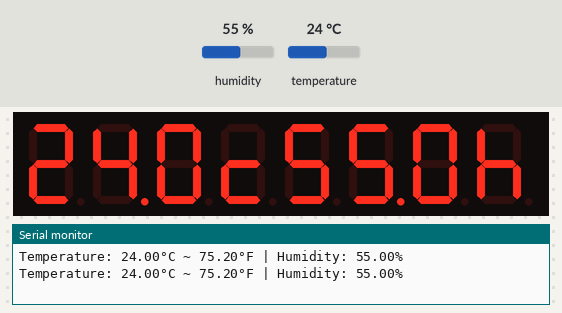
The sketch below on a simulated ESP32. Parts: 8-digit seven-segment display, the last lines printed to the serial monitor. The test bench sets the inputs (shaded band); at power-on: humidity 55 %, temperature 24 °C.

Above: at 2.8 s.
2.9 s: humidity set to 22 %
At 4.5 s:
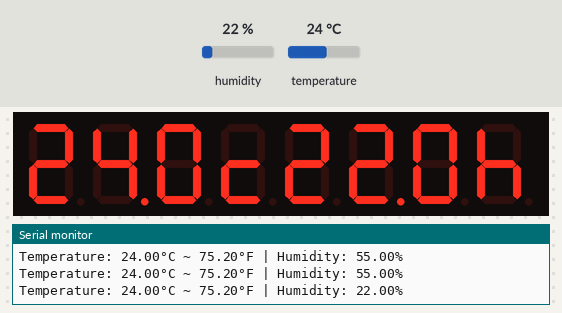
5.6 s: temperature set to 12 °C
At 6.4 s:
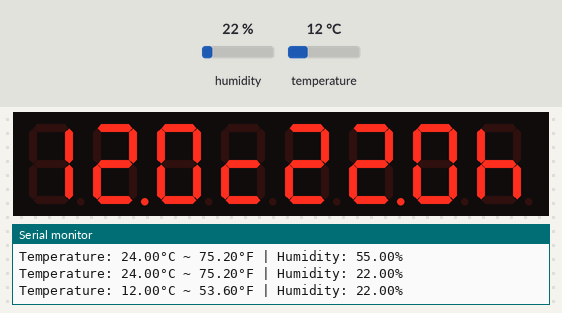
8.3 s: humidity set to 40 %
At 11.1 s:
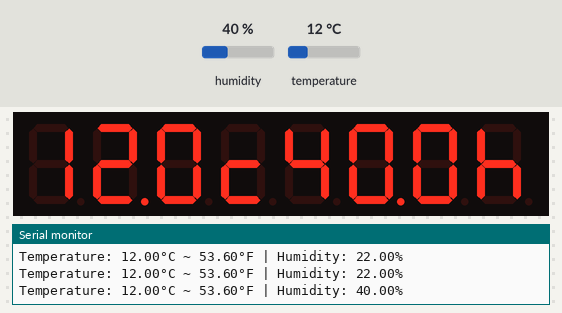
11.5 s: temperature set to 19 °C
At 12.9 s:
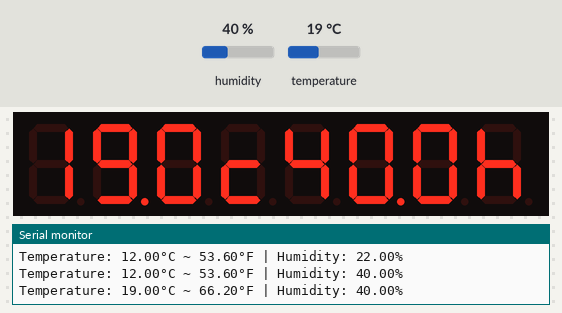
Timing chart, 0 to 14.5 s (numbered marks = the images above; inputs shaded):
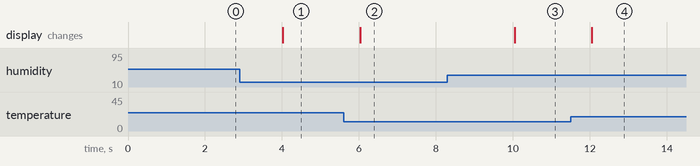

The sketch:

Quiz_103.ino
```cpp
#include <TM1638plus.h> [ver 1.9.1]
#include <DHT.h> //https://www.arduinolibraries.info/libraries/dht-sensor-library [ver 1.4.4]
#define DHT_SENSOR_PIN  15 // ESP32 pin GIOP21 connected to DHT22 sensor
#define DHT_SENSOR_TYPE DHT22

#define Brd_STB 18 // strobe  = GPIO connected to str0be line of module
#define Brd_CLK 19 // clock = GPIO connected to clock line of module
#define Brd_DIO 21 // data = GPIO connected to data line of module
bool high_freq = true; // default , if using high freq CPU > 100 MHz set to true

TM1638plus tm(Brd_STB, Brd_CLK, Brd_DIO, high_freq);


DHT dht_sensor(DHT_SENSOR_PIN, DHT_SENSOR_TYPE);

void setup() {
  Serial.begin(9600);
  dht_sensor.begin(); // initialize the DHT sensor
  tm.displayBegin(); // initialize the TM1638
}

void loop() {
  // read humidity
  float humi  = dht_sensor.readHumidity();
  // read temperature in Celsius
  float tempC = dht_sensor.readTemperature();
  // read temperature in Fahrenheit
  float tempF = dht_sensor.readTemperature(true);


  // check whether the reading is successful or not
  if ( isnan(tempC) || isnan(tempF) || isnan(humi)) {
    Serial.println("Failed to read from DHT sensor!");
  } else {


    Serial.print("Temperature: ");
    Serial.print(tempC);
    Serial.print("°C ~ ");
    Serial.print(tempF);
    Serial.print("°F");


    Serial.print(" | ");

    Serial.print("Humidity: ");
    Serial.print(humi);
    Serial.println("%");

    tm.displayHex(0,int(tempC/10));
    tm.displayASCIIwDot(1,int(int(tempC)%10)+'0'); //turn on dot
    tm.displayHex(2,int(int(tempC*10))%10);
    tm.display7Seg(3,B01011000);

    tm.displayHex(4,int(humi/10));
    tm.displayASCIIwDot(5,int(int(humi)%10)+'0'); //turn on dot
    tm.displayHex(6,int(int(humi*10))%10);
    tm.display7Seg(7,B01110100);


  }

  // wait a 2 seconds between readings
  delay(2000);
}
```

Measured:
- after the input at 2.9 s, the display: changes after 1.1 s (image 1)
- after the input at 5.6 s, the display: changes after 0.43 s (image 2)
- after the input at 8.3 s, the display: changes after 1.7 s (image 3)
- after the input at 11.5 s, the display: changes after 0.55 s (image 4)
